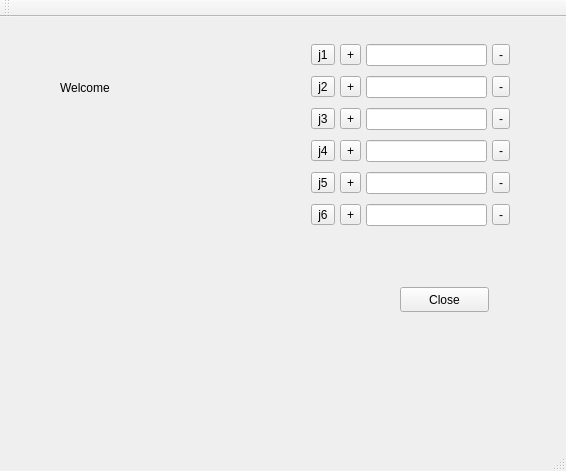
<?xml version="1.0" encoding="UTF-8"?>
<ui version="4.0">
 <class>MainWindow</class>
 <widget class="QMainWindow" name="MainWindow">
  <property name="geometry">
   <rect>
    <x>0</x>
    <y>0</y>
    <width>566</width>
    <height>471</height>
   </rect>
  </property>
  <property name="windowTitle">
   <string>MainWindow</string>
  </property>
  <widget class="QWidget" name="centralWidget">
   <widget class="QPushButton" name="btnClose">
    <property name="geometry">
     <rect>
      <x>400</x>
      <y>270</y>
      <width>89</width>
      <height>25</height>
     </rect>
    </property>
    <property name="text">
     <string>Close</string>
    </property>
   </widget>
   <widget class="QLabel" name="alert">
    <property name="geometry">
     <rect>
      <x>60</x>
      <y>50</y>
      <width>221</width>
      <height>41</height>
     </rect>
    </property>
    <property name="text">
     <string>Welcome</string>
    </property>
   </widget>
   <widget class="QWidget" name="gridLayoutWidget">
    <property name="geometry">
     <rect>
      <x>300</x>
      <y>10</y>
      <width>221</width>
      <height>222</height>
     </rect>
    </property>
    <layout class="QGridLayout" name="gridLayout">
     <property name="horizontalSpacing">
      <number>5</number>
     </property>
     <property name="verticalSpacing">
      <number>4</number>
     </property>
     <item row="3" column="3">
      <widget class="QToolButton" name="reduce_j4">
       <property name="text">
        <string>-</string>
       </property>
      </widget>
     </item>
     <item row="2" column="0">
      <widget class="QToolButton" name="j3">
       <property name="text">
        <string>j3</string>
       </property>
      </widget>
     </item>
     <item row="3" column="2">
      <widget class="QLineEdit" name="display_j4">
       <property name="text">
        <string/>
       </property>
      </widget>
     </item>
     <item row="0" column="3">
      <widget class="QToolButton" name="reduce_j1">
       <property name="text">
        <string>-</string>
       </property>
      </widget>
     </item>
     <item row="0" column="0">
      <widget class="QToolButton" name="j1">
       <property name="text">
        <string>j1</string>
       </property>
      </widget>
     </item>
     <item row="0" column="2">
      <widget class="QLineEdit" name="display_j1"/>
     </item>
     <item row="1" column="2">
      <widget class="QLineEdit" name="display_j2">
       <property name="text">
        <string/>
       </property>
      </widget>
     </item>
     <item row="0" column="1">
      <widget class="QToolButton" name="plus_j1">
       <property name="text">
        <string>+</string>
       </property>
      </widget>
     </item>
     <item row="5" column="0">
      <widget class="QToolButton" name="j6">
       <property name="text">
        <string>j6</string>
       </property>
      </widget>
     </item>
     <item row="5" column="2">
      <widget class="QLineEdit" name="display_j6"/>
     </item>
     <item row="4" column="2">
      <widget class="QLineEdit" name="display_j5">
       <property name="text">
        <string/>
       </property>
      </widget>
     </item>
     <item row="2" column="2">
      <widget class="QLineEdit" name="display_j3"/>
     </item>
     <item row="3" column="0">
      <widget class="QToolButton" name="j4">
       <property name="text">
        <string>j4</string>
       </property>
      </widget>
     </item>
     <item row="4" column="0">
      <widget class="QToolButton" name="j5">
       <property name="text">
        <string>j5</string>
       </property>
      </widget>
     </item>
     <item row="1" column="0">
      <widget class="QToolButton" name="j2">
       <property name="text">
        <string>j2</string>
       </property>
      </widget>
     </item>
     <item row="1" column="1">
      <widget class="QToolButton" name="plus_j2">
       <property name="text">
        <string>+</string>
       </property>
      </widget>
     </item>
     <item row="2" column="1">
      <widget class="QToolButton" name="plus_j3">
       <property name="text">
        <string>+</string>
       </property>
      </widget>
     </item>
     <item row="4" column="1">
      <widget class="QToolButton" name="plus_j5">
       <property name="text">
        <string>+</string>
       </property>
      </widget>
     </item>
     <item row="3" column="1">
      <widget class="QToolButton" name="plus_j4">
       <property name="text">
        <string>+</string>
       </property>
      </widget>
     </item>
     <item row="2" column="3">
      <widget class="QToolButton" name="reduce_j3">
       <property name="text">
        <string>-</string>
       </property>
      </widget>
     </item>
     <item row="5" column="1">
      <widget class="QToolButton" name="plus_j6">
       <property name="text">
        <string>+</string>
       </property>
      </widget>
     </item>
     <item row="1" column="3">
      <widget class="QToolButton" name="reduce_j2">
       <property name="text">
        <string>-</string>
       </property>
      </widget>
     </item>
     <item row="4" column="3">
      <widget class="QToolButton" name="reduce_j5">
       <property name="text">
        <string>-</string>
       </property>
      </widget>
     </item>
     <item row="5" column="3">
      <widget class="QToolButton" name="reduce_j6">
       <property name="text">
        <string>-</string>
       </property>
      </widget>
     </item>
    </layout>
   </widget>
  </widget>
  <widget class="QMenuBar" name="menuBar">
   <property name="geometry">
    <rect>
     <x>0</x>
     <y>0</y>
     <width>566</width>
     <height>22</height>
    </rect>
   </property>
  </widget>
  <widget class="QToolBar" name="mainToolBar">
   <attribute name="toolBarArea">
    <enum>TopToolBarArea</enum>
   </attribute>
   <attribute name="toolBarBreak">
    <bool>false</bool>
   </attribute>
  </widget>
  <widget class="QStatusBar" name="statusBar"/>
 </widget>
 <layoutdefault spacing="6" margin="11"/>
 <resources/>
 <connections>
  <connection>
   <sender>btnClose</sender>
   <signal>clicked()</signal>
   <receiver>alert</receiver>
   <slot>close()</slot>
   <hints>
    <hint type="sourcelabel">
     <x>444</x>
     <y>321</y>
    </hint>
    <hint type="destinationlabel">
     <x>170</x>
     <y>109</y>
    </hint>
   </hints>
  </connection>
 </connections>
</ui>
